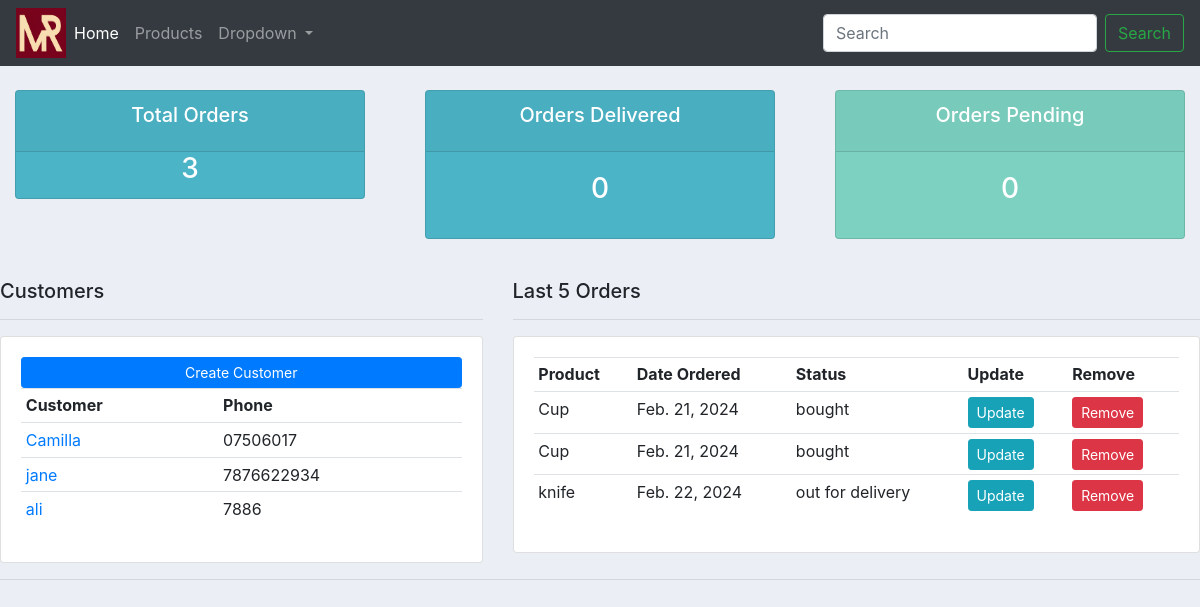
The app's page /, older data.
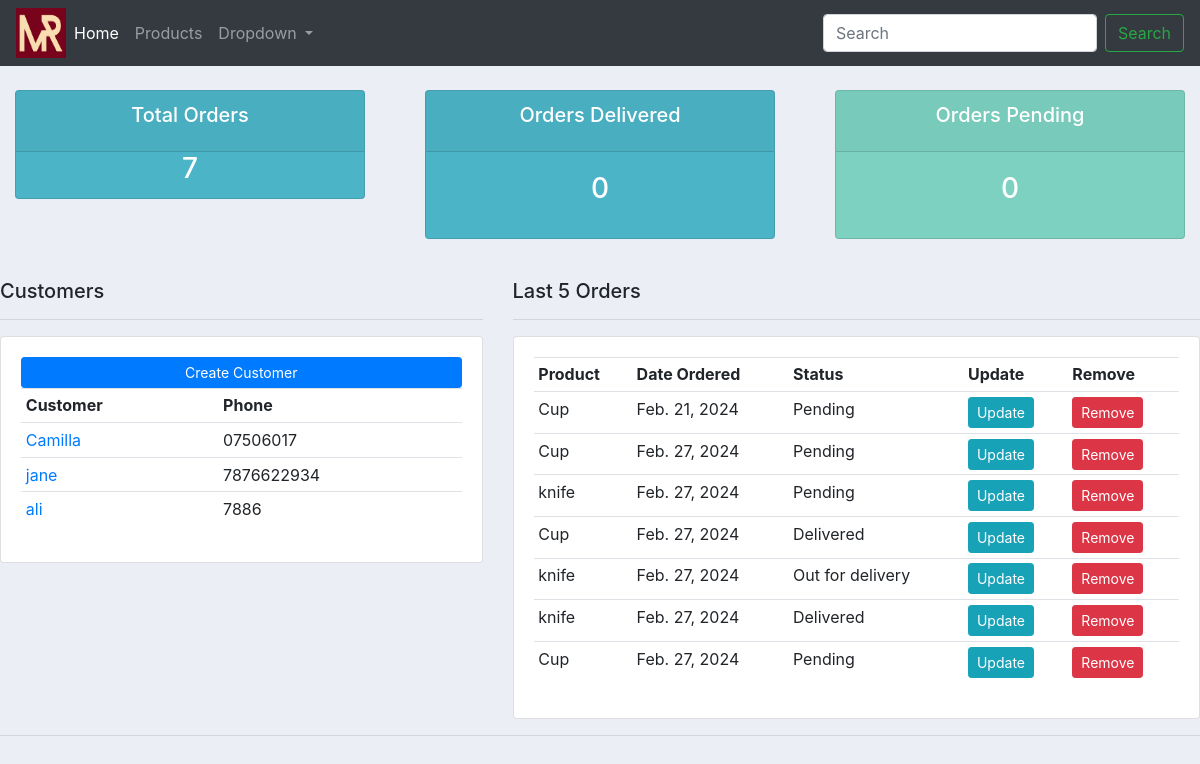
The same page, newer data.
### accountsApp/models.py (models this page shows, shortened)
class Customer(models.Model):
    name = models.CharField(max_length=200, null=True)
    phone = models.CharField(max_length=200, null=True)
    email = models.CharField(max_length=200, null=True)
    date_created = models.DateField(auto_now_add=True)

class Order(models.Model):
    STATUS = (
        ('Pending', 'Pending'),
        ('Out for delivery', 'Out for delivery'),
        ('Delivered', 'Delivered'),
    )
    customer = models.ForeignKey(Customer, null=True, on_delete=models.SET_NULL)
    product = models.ForeignKey(Product, null=True, on_delete=models.SET_NULL)
    status = models.CharField(max_length=200, null=True, choices=STATUS)
    date_created = models.DateField(auto_now_add=True)
    note = models.CharField(max_length=200, null=True, blank=True)

class Product(models.Model):
    CATEGORY = (
        ('Indoor', 'Indoor'),
        ('Outdoor', 'Outdoor'),
    )
    name = models.CharField(max_length=200, null=True)
    price = models.FloatField(null=True)
    category = models.CharField(max_length=200, null=True, choices=CATEGORY)
    description = models.CharField(max_length=200, null=True, blank=True)
    date_created = models.DateField(auto_now_add=True)
    tags = models.ManyToManyField(Tag)
    def __str__(self):
        return self.name

### accountsApp/views.py (the view)
# urls.py: path('', views.home, name='home'),
def home(request):
    orders = Order.objects.all()
    customers = Customer.objects.all()
    total_customers = customers.count()
    total_orders = orders.count()
    pending_orders = orders.filter(status='pending').count()
    delivered_orders = orders.filter(status='delivered').count()
    context = {'orders': orders, 'customers': customers
               , 'total_customers': total_customers, 'total_orders': total_orders
               , 'pending_orders': pending_orders, 'delivered_orders': delivered_orders}
    return render(request, '../templates/dashboard.html', context)

### templates/dashboard.html
{% extends 'main.html' %}
{% block content %}
    {% include 'status.html' %}
<br>
    <div class="row">
        <div class="col-md-5">
            <h5>Customers</h5>
            <hr>
            <div class="card card-body">
                <a class="btn btn-primary btn-sm btn-block" href="">Create Customer</a>
                <table class="table table-sm">
                    <tr>
                        <th>Customer</th>
                        <th>Phone</th>
                    </tr>
                    {% for i in customers %}
                    <tr>
                        <td><a href="{% url 'customer' i.id %}">{{ i.name }}</a></td>
                        <td>{{ i.phone }}</td>
                    </tr>
                    {% endfor %}
                </table>
            </div>
        </div>
        <div class="col-md-7">
            <h5>Last 5 Orders</h5>
            <hr>
            <div class="card card-body">
                <table class="table table-sm">
                    <tr>
                        <th>Product</th>
                        <th>Date Ordered</th>
                        <th>Status</th>
                        <th>Update</th>
                        <th>Remove</th>
                    </tr>
                    {% for i in orders %}
                    <tr>
                        <td>{{ i.product }}</td>
                        <td>{{ i.date_created }}</td>
                        <td>{{ i.status }}</td>
                        <td><a class="btn btn-sm btn-info" href="{% url 'update_order' i.id %}">Update</a></td>
                        <td><a class="btn btn-sm btn-danger" href="{% url 'delete_order' i.id %}">Remove</a></td>
                    </tr>
                    {% endfor %}
                </table>
            </div>
        </div>
    </div>
{% endblock %}

### templates/main.html (shortened to what this page needs)
{% load static %}
<!DOCTYPE html>
<html lang="en">
<head>
    <link rel="stylesheet" href="https://cdn.jsdelivr.net/npm/bootstrap@4.3.1/dist/css/bootstrap.min.css">
    <link rel="stylesheet" type="text/css" href="{% static 'css/main.css' %}">
</head>
<body>
{% include 'Navbar.html' %}
{% block content %}
{% endblock %}
<hr>
</body>
</html>

### templates/Navbar.html (shortened to what this page needs)
{% load static %}
<nav class="navbar navbar-expand-lg navbar-dark bg-dark">
  <img src="{% static 'images/MR_Logo.png' %}" width="50" height="50">
  <div class="collapse navbar-collapse" id="navbarSupportedContent">
    <ul class="navbar-nav mr-auto">
      <li class="nav-item active">
        <a class="nav-link" href="{% url 'home' %}">Home <span class="sr-only">(current)</span></a>
      </li>
      <li class="nav-item">
        <a class="nav-link" href="{% url 'products' %}">Products</a>
      </li>
      <li class="nav-item dropdown">
        <a class="nav-link dropdown-toggle" href="#" id="navbarDropdown" role="button" data-toggle="dropdown" aria-haspopup="true" aria-expanded="false">
          Dropdown
        </a>
      </li>
    </ul>
    <form class="form-inline my-2 my-lg-0">
      <input class="form-control mr-sm-2" type="search" placeholder="Search" aria-label="Search">
      <button class="btn btn-outline-success my-2 my-sm-0" type="submit">Search</button>
    </form>
  </div>
</nav>

### templates/status.html
<br>
<div class="row">
    <div class="col">
        <div class="col-md">
            <div class="card text-center text-white mb-3" id="total-orders">
                <div class="card-header">
                    <h5 class="card-title">Total Orders</h5>
                </div>
                <div>
                    <h3 class="card-title">{{total_orders}}</h3>
                </div>
            </div>
        </div>
    </div>
    <div class="col">
        <div class="col-md">
            <div class="card text-center text-white mb-3" id="total-orders">
                <div class="card-header">
                    <h5 class="card-title">Orders Delivered</h5>
                </div>
                <div class="card-body">
                    <h3 class="card-title">{{delivered_orders}}</h3>
                </div>
            </div>
        </div>
    </div>
    <div class="col">
        <div class="col-md">
            <div class="card text-center text-white mb-3" id="orders-pending">
                <div class="card-header">
                    <h5 class="card-title">Orders Pending</h5>
                </div>
                <div class="card-body">
                    <h3 class="card-title">{{pending_orders}}</h3>
                </div>
            </div>
        </div>
    </div>
</div>

### static/css/main.css (style rules this page uses)
body { background-color: #ebeff5; }
#total-orders { background-color: #4cb4c7; }
#orders-pending { background-color: #7CD1C0; }

Row changes from the older to the newer data that the page shows:
removed Order: product "Cup", date_created "Feb. 21, 2024", status "bought"
removed Order: product "knife", date_created "Feb. 22, 2024", status "out for delivery"
changed Order "Feb. 21, 2024": status "bought" → "Pending"
added Order: product "Cup", date_created "Feb. 27, 2024", status "Pending"
added Order: product "knife", date_created "Feb. 27, 2024", status "Pending"
added Order: product "Cup", date_created "Feb. 27, 2024", status "Delivered"
added Order: product "knife", date_created "Feb. 27, 2024", status "Out for delivery"
added Order: product "knife", date_created "Feb. 27, 2024", status "Delivered"
added Order: product "Cup", date_created "Feb. 27, 2024", status "Pending"
Text that changed along with them:
{{ total_orders }}: "3" → "7"
